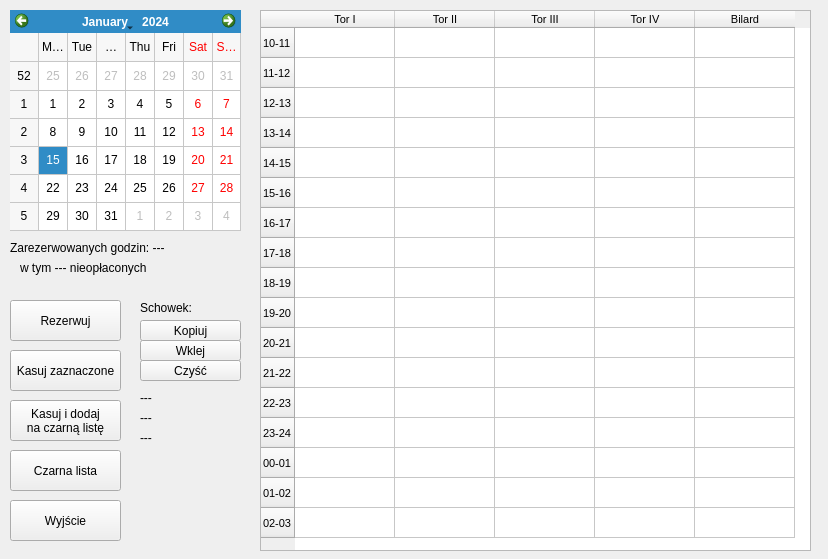
<?xml version="1.0" encoding="UTF-8"?>
<ui version="4.0">
 <class>DateChoiceWindow</class>
 <widget class="QMainWindow" name="DateChoiceWindow">
  <property name="geometry">
   <rect>
    <x>0</x>
    <y>0</y>
    <width>828</width>
    <height>559</height>
   </rect>
  </property>
  <property name="minimumSize">
   <size>
    <width>828</width>
    <height>559</height>
   </size>
  </property>
  <property name="maximumSize">
   <size>
    <width>828</width>
    <height>559</height>
   </size>
  </property>
  <property name="windowTitle">
   <string>Bowling</string>
  </property>
  <widget class="QWidget" name="centralWidget">
   <widget class="QCalendarWidget" name="calendarWidget">
    <property name="geometry">
     <rect>
      <x>10</x>
      <y>10</y>
      <width>231</width>
      <height>221</height>
     </rect>
    </property>
    <property name="gridVisible">
     <bool>true</bool>
    </property>
   </widget>
   <widget class="QPushButton" name="bExit">
    <property name="geometry">
     <rect>
      <x>10</x>
      <y>500</y>
      <width>111</width>
      <height>41</height>
     </rect>
    </property>
    <property name="text">
     <string>Wyjście</string>
    </property>
   </widget>
   <widget class="QPushButton" name="bBlackList">
    <property name="geometry">
     <rect>
      <x>10</x>
      <y>450</y>
      <width>111</width>
      <height>41</height>
     </rect>
    </property>
    <property name="text">
     <string>Czarna lista</string>
    </property>
   </widget>
   <widget class="QPushButton" name="bDelete">
    <property name="geometry">
     <rect>
      <x>10</x>
      <y>350</y>
      <width>111</width>
      <height>41</height>
     </rect>
    </property>
    <property name="text">
     <string>Kasuj zaznaczone</string>
    </property>
   </widget>
   <widget class="QPushButton" name="bDeleteAndBlacklist">
    <property name="geometry">
     <rect>
      <x>10</x>
      <y>400</y>
      <width>111</width>
      <height>41</height>
     </rect>
    </property>
    <property name="text">
     <string>Kasuj i dodaj
na czarną listę</string>
    </property>
   </widget>
   <widget class="QPushButton" name="bBook">
    <property name="geometry">
     <rect>
      <x>10</x>
      <y>300</y>
      <width>111</width>
      <height>41</height>
     </rect>
    </property>
    <property name="text">
     <string>Rezerwuj</string>
    </property>
   </widget>
   <widget class="QTableWidget" name="tableWidget">
    <property name="geometry">
     <rect>
      <x>260</x>
      <y>10</y>
      <width>551</width>
      <height>541</height>
     </rect>
    </property>
    <property name="font">
     <font>
      <pointsize>8</pointsize>
     </font>
    </property>
    <property name="rowCount">
     <number>17</number>
    </property>
    <property name="columnCount">
     <number>5</number>
    </property>
    <row>
     <property name="text">
      <string>10-11</string>
     </property>
    </row>
    <row>
     <property name="text">
      <string>11-12</string>
     </property>
    </row>
    <row>
     <property name="text">
      <string>12-13</string>
     </property>
    </row>
    <row>
     <property name="text">
      <string>13-14</string>
     </property>
    </row>
    <row>
     <property name="text">
      <string>14-15</string>
     </property>
    </row>
    <row>
     <property name="text">
      <string>15-16</string>
     </property>
    </row>
    <row>
     <property name="text">
      <string>16-17</string>
     </property>
    </row>
    <row>
     <property name="text">
      <string>17-18</string>
     </property>
    </row>
    <row>
     <property name="text">
      <string>18-19</string>
     </property>
    </row>
    <row>
     <property name="text">
      <string>19-20</string>
     </property>
    </row>
    <row>
     <property name="text">
      <string>20-21</string>
     </property>
    </row>
    <row>
     <property name="text">
      <string>21-22</string>
     </property>
    </row>
    <row>
     <property name="text">
      <string>22-23</string>
     </property>
    </row>
    <row>
     <property name="text">
      <string>23-24</string>
     </property>
    </row>
    <row>
     <property name="text">
      <string>00-01</string>
     </property>
    </row>
    <row>
     <property name="text">
      <string>01-02</string>
     </property>
    </row>
    <row>
     <property name="text">
      <string>02-03</string>
     </property>
    </row>
    <column>
     <property name="text">
      <string>Tor I</string>
     </property>
    </column>
    <column>
     <property name="text">
      <string>Tor II</string>
     </property>
    </column>
    <column>
     <property name="text">
      <string>Tor III</string>
     </property>
    </column>
    <column>
     <property name="text">
      <string>Tor IV</string>
     </property>
    </column>
    <column>
     <property name="text">
      <string>Bilard</string>
     </property>
    </column>
   </widget>
   <widget class="QPushButton" name="bCopy">
    <property name="geometry">
     <rect>
      <x>140</x>
      <y>320</y>
      <width>101</width>
      <height>21</height>
     </rect>
    </property>
    <property name="text">
     <string>Kopiuj</string>
    </property>
   </widget>
   <widget class="QPushButton" name="bPaste">
    <property name="geometry">
     <rect>
      <x>140</x>
      <y>340</y>
      <width>101</width>
      <height>21</height>
     </rect>
    </property>
    <property name="text">
     <string>Wklej</string>
    </property>
   </widget>
   <widget class="QPushButton" name="bClear">
    <property name="geometry">
     <rect>
      <x>140</x>
      <y>360</y>
      <width>101</width>
      <height>21</height>
     </rect>
    </property>
    <property name="text">
     <string>Czyść</string>
    </property>
   </widget>
   <widget class="QLabel" name="lPasteboard">
    <property name="geometry">
     <rect>
      <x>140</x>
      <y>300</y>
      <width>61</width>
      <height>16</height>
     </rect>
    </property>
    <property name="text">
     <string>Schowek:</string>
    </property>
   </widget>
   <widget class="QLabel" name="lFirstName">
    <property name="geometry">
     <rect>
      <x>140</x>
      <y>390</y>
      <width>101</width>
      <height>16</height>
     </rect>
    </property>
    <property name="text">
     <string>---</string>
    </property>
   </widget>
   <widget class="QLabel" name="lLastName">
    <property name="geometry">
     <rect>
      <x>140</x>
      <y>410</y>
      <width>101</width>
      <height>16</height>
     </rect>
    </property>
    <property name="text">
     <string>---</string>
    </property>
   </widget>
   <widget class="QLabel" name="lPhone">
    <property name="geometry">
     <rect>
      <x>140</x>
      <y>430</y>
      <width>101</width>
      <height>16</height>
     </rect>
    </property>
    <property name="text">
     <string>---</string>
    </property>
   </widget>
   <widget class="QLabel" name="lReserved">
    <property name="geometry">
     <rect>
      <x>10</x>
      <y>240</y>
      <width>191</width>
      <height>16</height>
     </rect>
    </property>
    <property name="text">
     <string>Zarezerwowanych godzin: ---</string>
    </property>
   </widget>
   <widget class="QLabel" name="lUnpaid">
    <property name="geometry">
     <rect>
      <x>20</x>
      <y>260</y>
      <width>181</width>
      <height>16</height>
     </rect>
    </property>
    <property name="text">
     <string>w tym --- nieopłaconych</string>
    </property>
   </widget>
  </widget>
 </widget>
 <layoutdefault spacing="6" margin="11"/>
 <resources/>
 <connections>
  <connection>
   <sender>bExit</sender>
   <signal>clicked()</signal>
   <receiver>DateChoiceWindow</receiver>
   <slot>close()</slot>
   <hints>
    <hint type="sourcelabel">
     <x>104</x>
     <y>476</y>
    </hint>
    <hint type="destinationlabel">
     <x>454</x>
     <y>426</y>
    </hint>
   </hints>
  </connection>
 </connections>
</ui>
